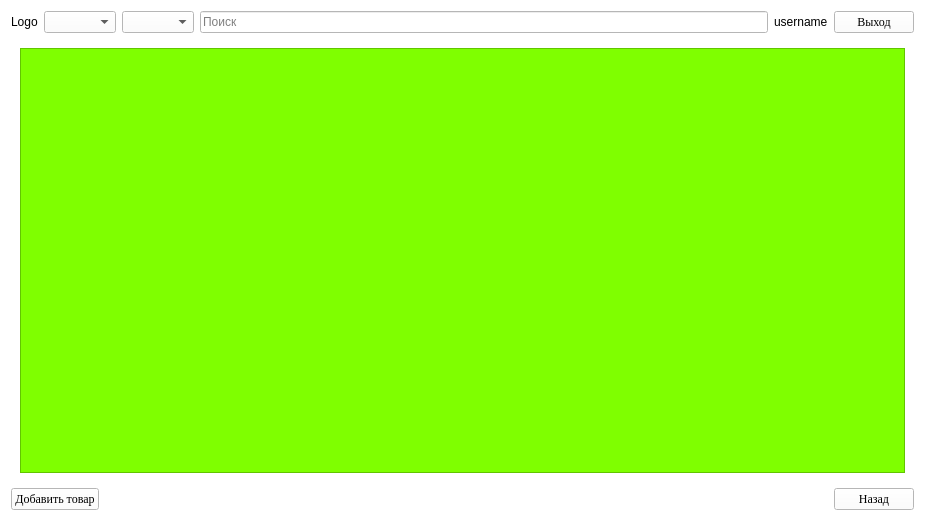
<?xml version="1.0" encoding="UTF-8"?>
<ui version="4.0">
 <class>widget_main</class>
 <widget class="QWidget" name="widget_main">
  <property name="geometry">
   <rect>
    <x>0</x>
    <y>0</y>
    <width>925</width>
    <height>521</height>
   </rect>
  </property>
  <property name="sizePolicy">
   <sizepolicy hsizetype="Fixed" vsizetype="Fixed">
    <horstretch>0</horstretch>
    <verstretch>0</verstretch>
   </sizepolicy>
  </property>
  <property name="windowTitle">
   <string>Form</string>
  </property>
  <property name="styleSheet">
   <string notr="true">QPushButton:pressed {
  background-color: rgb(0, 250, 154);
  color: black;
}

QWidget {
  background-color: rgb(255, 255, 255);
  color: black;
}
</string>
  </property>
  <layout class="QVBoxLayout" name="verticalLayout">
   <item>
    <widget class="QWidget" name="widget_header" native="true">
     <layout class="QHBoxLayout" name="horizontalLayout">
      <property name="leftMargin">
       <number>0</number>
      </property>
      <property name="topMargin">
       <number>0</number>
      </property>
      <property name="rightMargin">
       <number>0</number>
      </property>
      <property name="bottomMargin">
       <number>0</number>
      </property>
      <item>
       <widget class="QLabel" name="label_logo">
        <property name="sizePolicy">
         <sizepolicy hsizetype="Maximum" vsizetype="Maximum">
          <horstretch>0</horstretch>
          <verstretch>0</verstretch>
         </sizepolicy>
        </property>
        <property name="maximumSize">
         <size>
          <width>30</width>
          <height>30</height>
         </size>
        </property>
        <property name="text">
         <string>Logo</string>
        </property>
        <property name="scaledContents">
         <bool>true</bool>
        </property>
       </widget>
      </item>
      <item>
       <widget class="QComboBox" name="comboBox">
        <property name="sizePolicy">
         <sizepolicy hsizetype="Preferred" vsizetype="Fixed">
          <horstretch>0</horstretch>
          <verstretch>0</verstretch>
         </sizepolicy>
        </property>
        <property name="autoFillBackground">
         <bool>false</bool>
        </property>
       </widget>
      </item>
      <item>
       <widget class="QComboBox" name="comboBox_2">
        <property name="sizePolicy">
         <sizepolicy hsizetype="Preferred" vsizetype="Fixed">
          <horstretch>0</horstretch>
          <verstretch>0</verstretch>
         </sizepolicy>
        </property>
       </widget>
      </item>
      <item>
       <widget class="QLineEdit" name="lineEdit_search">
        <property name="toolTip">
         <string>&lt;html&gt;&lt;head/&gt;&lt;body&gt;&lt;p&gt;&lt;br/&gt;&lt;/p&gt;&lt;/body&gt;&lt;/html&gt;</string>
        </property>
        <property name="text">
         <string/>
        </property>
        <property name="placeholderText">
         <string>Поиск</string>
        </property>
       </widget>
      </item>
      <item alignment="Qt::AlignmentFlag::AlignRight">
       <widget class="QLabel" name="label_username">
        <property name="sizePolicy">
         <sizepolicy hsizetype="Preferred" vsizetype="Fixed">
          <horstretch>0</horstretch>
          <verstretch>0</verstretch>
         </sizepolicy>
        </property>
        <property name="text">
         <string>username</string>
        </property>
        <property name="wordWrap">
         <bool>true</bool>
        </property>
       </widget>
      </item>
      <item>
       <widget class="QPushButton" name="pushButton_exit">
        <property name="sizePolicy">
         <sizepolicy hsizetype="Fixed" vsizetype="Fixed">
          <horstretch>0</horstretch>
          <verstretch>0</verstretch>
         </sizepolicy>
        </property>
        <property name="font">
         <font>
          <family>Times New Roman</family>
         </font>
        </property>
        <property name="text">
         <string>Выход</string>
        </property>
       </widget>
      </item>
     </layout>
    </widget>
   </item>
   <item>
    <widget class="QWidget" name="widget" native="true">
     <property name="sizePolicy">
      <sizepolicy hsizetype="Expanding" vsizetype="Expanding">
       <horstretch>0</horstretch>
       <verstretch>0</verstretch>
      </sizepolicy>
     </property>
     <layout class="QVBoxLayout" name="verticalLayout_2">
      <item>
       <widget class="QScrollArea" name="scrollArea">
        <property name="styleSheet">
         <string notr="true">QWidget {
	background-color:  rgb(127, 255, 0);
}</string>
        </property>
        <property name="widgetResizable">
         <bool>true</bool>
        </property>
        <widget class="QWidget" name="scrollAreaWidgetContents">
         <property name="geometry">
          <rect>
           <x>0</x>
           <y>0</y>
           <width>885</width>
           <height>419</height>
          </rect>
         </property>
         <property name="styleSheet">
          <string notr="true">.scrollArea {  
background-color: rgb(127, 255, 0);
}
</string>
         </property>
         <layout class="QVBoxLayout" name="verticalLayout_card">
          <property name="spacing">
           <number>4</number>
          </property>
          <property name="leftMargin">
           <number>0</number>
          </property>
          <property name="topMargin">
           <number>0</number>
          </property>
          <property name="rightMargin">
           <number>0</number>
          </property>
          <property name="bottomMargin">
           <number>0</number>
          </property>
         </layout>
        </widget>
       </widget>
      </item>
     </layout>
    </widget>
   </item>
   <item>
    <widget class="QWidget" name="widget_bottom" native="true">
     <layout class="QHBoxLayout" name="horizontalLayout_2">
      <property name="leftMargin">
       <number>0</number>
      </property>
      <property name="topMargin">
       <number>0</number>
      </property>
      <property name="rightMargin">
       <number>0</number>
      </property>
      <property name="bottomMargin">
       <number>0</number>
      </property>
      <item>
       <widget class="QPushButton" name="pushButton_add">
        <property name="font">
         <font>
          <family>Times New Roman</family>
         </font>
        </property>
        <property name="text">
         <string>Добавить товар</string>
        </property>
       </widget>
      </item>
      <item>
       <spacer name="horizontalSpacer">
        <property name="orientation">
         <enum>Qt::Orientation::Horizontal</enum>
        </property>
        <property name="sizeHint" stdset="0">
         <size>
          <width>40</width>
          <height>20</height>
         </size>
        </property>
       </spacer>
      </item>
      <item>
       <widget class="QPushButton" name="pushButton_clear">
        <property name="font">
         <font>
          <family>Times New Roman</family>
         </font>
        </property>
        <property name="text">
         <string>Назад</string>
        </property>
       </widget>
      </item>
     </layout>
    </widget>
   </item>
  </layout>
 </widget>
 <resources/>
 <connections/>
</ui>
